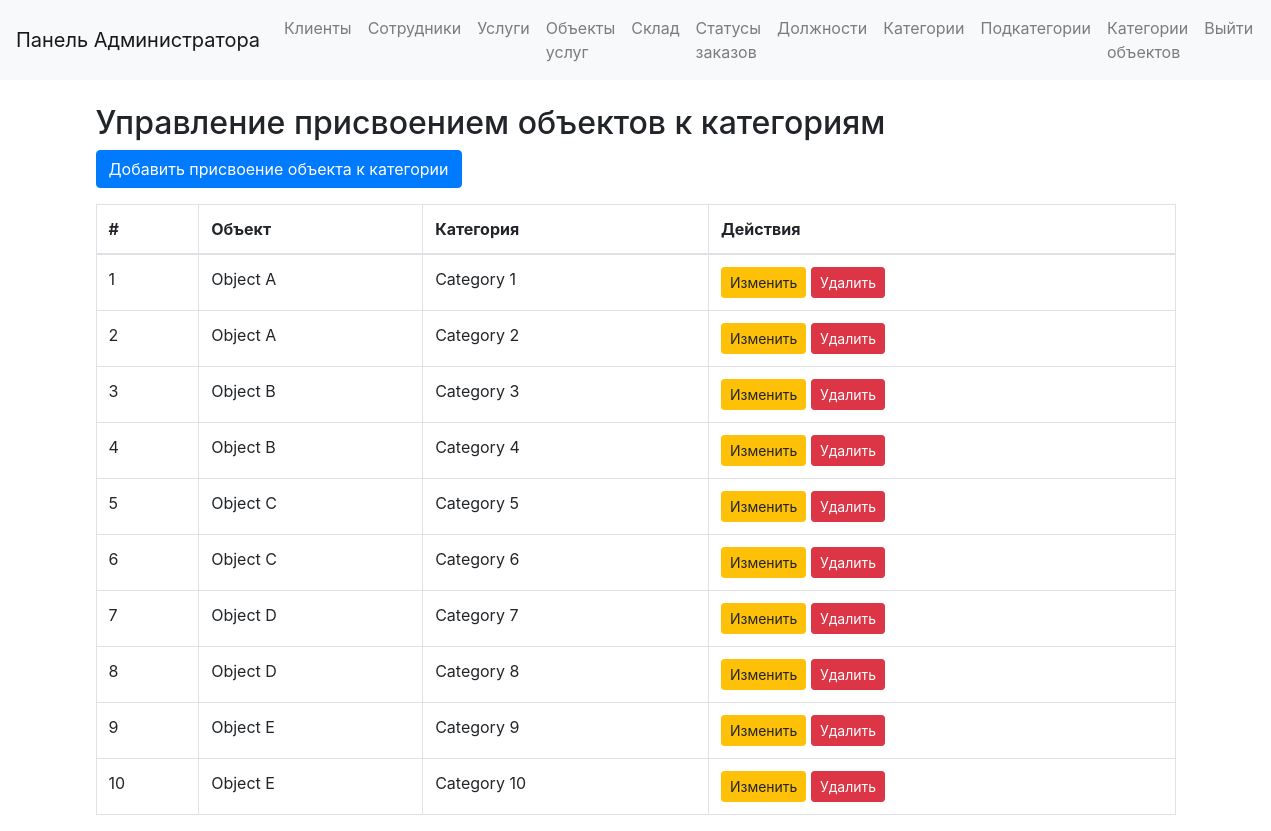
The app's page /admin/objectscategories (signed in), older data.
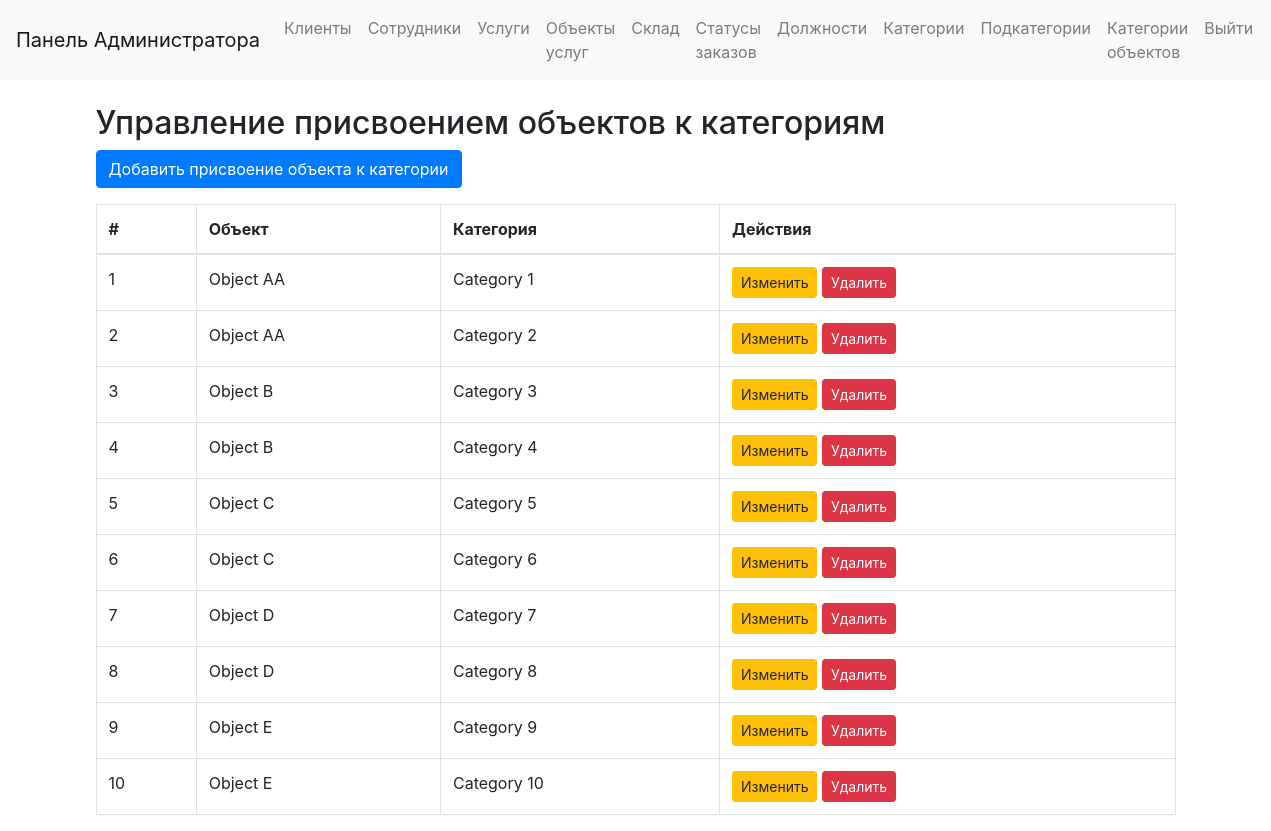
The same page, newer data.
### app/models.py (models this page shows, shortened)
class ObjectsCategories(db.Model):
    __tablename__ = 'ObjectsCategories'
    id = db.Column(db.Integer, primary_key=True)
    object_id = db.Column(db.Integer, db.ForeignKey('ServiceObjects.id'), nullable=False)
    cat_id = db.Column(db.Integer, db.ForeignKey('Categories.id'), nullable=False)
    object = db.relationship("ServiceObjects", backref=db.backref("ObjectsCategories", lazy=True))
    category = db.relationship("Categories", backref=db.backref("ObjectsCategories", lazy=True))

class ServiceObjects(db.Model):
    __tablename__ = 'ServiceObjects'
    id = db.Column(db.Integer, primary_key=True)
    object_name = db.Column(db.String(150), nullable=False)
    cost = db.Column(db.Float, nullable=False)
    ordered_objects = db.relationship("OrderedObjects", cascade="all,delete", backref="ServiceObjects")
    object_categories = db.relationship("ObjectsCategories", cascade="all,delete", backref="ServiceObjects")
    ordered_object_categories = db.relationship("OrderedObjectCategories", cascade="all,delete", backref="ServiceObjects")

class Categories(db.Model):
    __tablename__ = 'Categories'
    id = db.Column(db.Integer, primary_key=True)
    cat_name = db.Column(db.String, nullable=False)

### app/admin/routs.py (the view)
@admin.route('/admin/objectscategories')
def manage_objectscategories():
    if session.get('role') != 'admin':
        return redirect(url_for('users.login'))
    objectscategories = ObjectsCategories.query.order_by(ObjectsCategories.object_id)
    objects = ServiceObjects.query.all()
    categories = Categories.query.all()
    return render_template('admin/manage_objectscategories.html', objectscategories=objectscategories, objects=objects, categories=categories)

### app/templates/admin/manage_objectscategories.html
{% extends 'admin/base_admin.html' %}
{% block content %}
<div class="container mt-4">
    <h2>Управление присвоением объектов к категориям</h2>
    <a href="{{ url_for('admin.add_objectcategory_form') }}" class="btn btn-primary mb-3">Добавить присвоение объекта к категории</a>
    <table class="table table-bordered">
        <thead>
            <tr>
                <th>#</th>
                <th>Объект</th>
                <th>Категория</th>
                <th>Действия</th>
            </tr>
        </thead>
        <tbody>
            {% for objectcategory in objectscategories %}
            <tr>
                <td>{{ loop.index }}</td>
                <td>{{ objectcategory.object.object_name }}</td>
                <td>{{ objectcategory.category.cat_name }}</td>
                <td>
                    <a href="{{ url_for('admin.edit_objectcategory_form', id=objectcategory.id) }}" class="btn btn-warning btn-sm">Изменить</a>
                    <form action="{{ url_for('admin.delete_objectcategory', id=objectcategory.id) }}" method="POST" style="display:inline;">
                        <button type="submit" class="btn btn-danger btn-sm">Удалить</button>
                    </form>
                </td>
            </tr>
            {% endfor %}
        </tbody>
    </table>
</div>
{% endblock %}

Row changes from the older to the newer data that the page shows:
changed through a linked row, ObjectsCategories "Category 1": object.object_name "Object A" → "Object AA"
changed through a linked row, ObjectsCategories "Category 2": object.object_name "Object A" → "Object AA"
